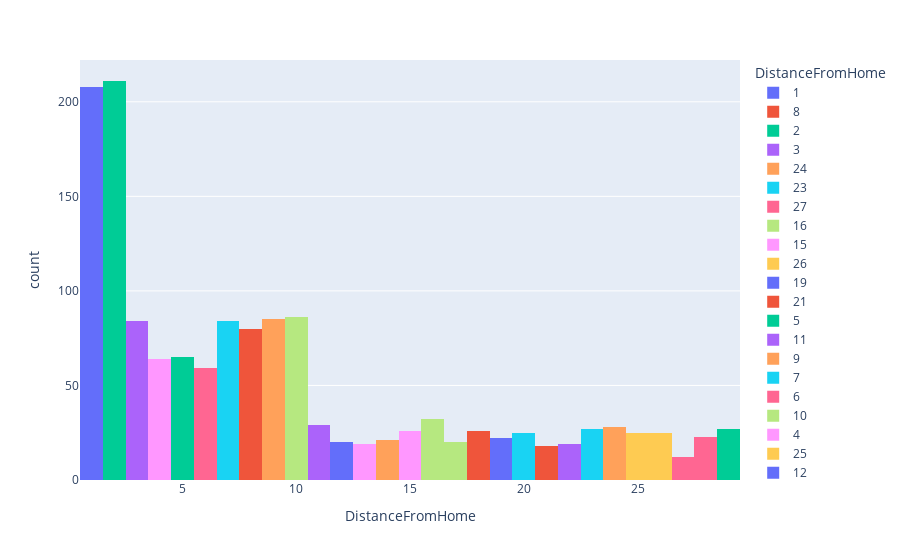

Notebook code for this chart:
### Code cell
fig = px.histogram(df_joined, x="DistanceFromHome", color = 'DistanceFromHome')
fig.show()

### Figure 1 — Plotly figure (JSON) as saved in the notebook; plotly's stock layout.template omitted (floating-point values rounded to 4 significant figures; data arrays with more than 128 entries replaced by an {"elided": "..."} marker saying what was removed)
{"data": [{"alignmentgroup": "True", "bingroup": "x", "hoverlabel": {"namelength": 0}, "hovertemplate": "DistanceFromHome=%{x}<br>count=%{y}", "legendgroup": "1", "marker": {"color": "#636efa"}, "name": "1", "offsetgroup": "1", "orientation": "v", "showlegend": true, "type": "histogram", "x": {"elided": "208 int values"}, "xaxis": "x", "yaxis": "y"}, {"alignmentgroup": "True", "bingroup": "x", "hoverlabel": {"namelength": 0}, "hovertemplate": "DistanceFromHome=%{x}<br>count=%{y}", "legendgroup": "8", "marker": {"color": "#EF553B"}, "name": "8", "offsetgroup": "8", "orientation": "v", "showlegend": true, "type": "histogram", "x": [8, 8, 8, 8, 8, 8, 8, 8, 8, 8, 8, 8, 8, 8, 8, 8, 8, 8, 8, 8, 8, 8, 8, 8, 8, 8, 8, 8, 8, 8, 8, 8, 8, 8, 8, 8, 8, 8, 8, 8, 8, 8, 8, 8, 8, 8, 8, 8, 8, 8, 8, 8, 8, 8, 8, 8, 8, 8, 8, 8, 8, 8, 8, 8, 8, 8, 8, 8, 8, 8, 8, 8, 8, 8, 8, 8, 8, 8, 8, 8], "xaxis": "x", "yaxis": "y"}, {"alignmentgroup": "True", "bingroup": "x", "hoverlabel": {"namelength": 0}, "hovertemplate": "DistanceFromHome=%{x}<br>count=%{y}", "legendgroup": "2", "marker": {"color": "#00cc96"}, "name": "2", "offsetgroup": "2", "orientation": "v", "showlegend": true, "type": "histogram", "x": {"elided": "211 int values"}, "xaxis": "x", "yaxis": "y"}, {"alignmentgroup": "True", "bingroup": "x", "hoverlabel": {"namelength": 0}, "hovertemplate": "DistanceFromHome=%{x}<br>count=%{y}", "legendgroup": "3", "marker": {"color": "#ab63fa"}, "name": "3", "offsetgroup": "3", "orientation": "v", "showlegend": true, "type": "histogram", "x": [3, 3, 3, 3, 3, 3, 3, 3, 3, 3, 3, 3, 3, 3, 3, 3, 3, 3, 3, 3, 3, 3, 3, 3, 3, 3, 3, 3, 3, 3, 3, 3, 3, 3, 3, 3, 3, 3, 3, 3, 3, 3, 3, 3, 3, 3, 3, 3, 3, 3, 3, 3, 3, 3, 3, 3, 3, 3, 3, 3, 3, 3, 3, 3, 3, 3, 3, 3, 3, 3, 3, 3, 3, 3, 3, 3, 3, 3, 3, 3, 3, 3, 3, 3], "xaxis": "x", "yaxis": "y"}, {"alignmentgroup": "True", "bingroup": "x", "hoverlabel": {"namelength": 0}, "hovertemplate": "DistanceFromHome=%{x}<br>count=%{y}", "legendgroup": "24", "marker": {"color": "#FFA15A"}, "name": "24", "offsetgroup": "24", "orientation": "v", "showlegend": true, "type": "histogram", "x": [24, 24, 24, 24, 24, 24, 24, 24, 24, 24, 24, 24, 24, 24, 24, 24, 24, 24, 24, 24, 24, 24, 24, 24, 24, 24, 24, 24], "xaxis": "x", "yaxis": "y"}, {"alignmentgroup": "True", "bingroup": "x", "hoverlabel": {"namelength": 0}, "hovertemplate": "DistanceFromHome=%{x}<br>count=%{y}", "legendgroup": "23", "marker": {"color": "#19d3f3"}, "name": "23", "offsetgroup": "23", "orientation": "v", "showlegend": true, "type": "histogram", "x": [23, 23, 23, 23, 23, 23, 23, 23, 23, 23, 23, 23, 23, 23, 23, 23, 23, 23, 23, 23, 23, 23, 23, 23, 23, 23, 23], "xaxis": "x", "yaxis": "y"}, {"alignmentgroup": "True", "bingroup": "x", "hoverlabel": {"namelength": 0}, "hovertemplate": "DistanceFromHome=%{x}<br>count=%{y}", "legendgroup": "27", "marker": {"color": "#FF6692"}, "name": "27", "offsetgroup": "27", "orientation": "v", "showlegend": true, "type": "histogram", "x": [27, 27, 27, 27, 27, 27, 27, 27, 27, 27, 27, 27], "xaxis": "x", "yaxis": "y"}, {"alignmentgroup": "True", "bingroup": "x", "hoverlabel": {"namelength": 0}, "hovertemplate": "DistanceFromHome=%{x}<br>count=%{y}", "legendgroup": "16", "marker": {"color": "#B6E880"}, "name": "16", "offsetgroup": "16", "orientation": "v", "showlegend": true, "type": "histogram", "x": [16, 16, 16, 16, 16, 16, 16, 16, 16, 16, 16, 16, 16, 16, 16, 16, 16, 16, 16, 16, 16, 16, 16, 16, 16, 16, 16, 16, 16, 16, 16, 16], "xaxis": "x", "yaxis": "y"}, {"alignmentgroup": "True", "bingroup": "x", "hoverlabel": {"namelength": 0}, "hovertemplate": "DistanceFromHome=%{x}<br>count=%{y}", "legendgroup": "15", "marker": {"color": "#FF97FF"}, "name": "15", "offsetgroup": "15", "orientation": "v", "showlegend": true, "type": "histogram", "x": [15, 15, 15, 15, 15, 15, 15, 15, 15, 15, 15, 15, 15, 15, 15, 15, 15, 15, 15, 15, 15, 15, 15, 15, 15, 15], "xaxis": "x", "yaxis": "y"}, {"alignmentgroup": "True", "bingroup": "x", "hoverlabel": {"namelength": 0}, "hovertemplate": "DistanceFromHome=%{x}<br>count=%{y}", "legendgroup": "26", "marker": {"color": "#FECB52"}, "name": "26", "offsetgroup": "26", "orientation": "v", "showlegend": true, "type": "histogram", "x": [26, 26, 26, 26, 26, 26, 26, 26, 26, 26, 26, 26, 26, 26, 26, 26, 26, 26, 26, 26, 26, 26, 26, 26, 26], "xaxis": "x", "yaxis": "y"}, {"alignmentgroup": "True", "bingroup": "x", "hoverlabel": {"namelength": 0}, "hovertemplate": "DistanceFromHome=%{x}<br>count=%{y}", "legendgroup": "19", "marker": {"color": "#636efa"}, "name": "19", "offsetgroup": "19", "orientation": "v", "showlegend": true, "type": "histogram", "x": [19, 19, 19, 19, 19, 19, 19, 19, 19, 19, 19, 19, 19, 19, 19, 19, 19, 19, 19, 19, 19, 19], "xaxis": "x", "yaxis": "y"}, {"alignmentgroup": "True", "bingroup": "x", "hoverlabel": {"namelength": 0}, "hovertemplate": "DistanceFromHome=%{x}<br>count=%{y}", "legendgroup": "21", "marker": {"color": "#EF553B"}, "name": "21", "offsetgroup": "21", "orientation": "v", "showlegend": true, "type": "histogram", "x": [21, 21, 21, 21, 21, 21, 21, 21, 21, 21, 21, 21, 21, 21, 21, 21, 21, 21], "xaxis": "x", "yaxis": "y"}, {"alignmentgroup": "True", "bingroup": "x", "hoverlabel": {"namelength": 0}, "hovertemplate": "DistanceFromHome=%{x}<br>count=%{y}", "legendgroup": "5", "marker": {"color": "#00cc96"}, "name": "5", "offsetgroup": "5", "orientation": "v", "showlegend": true, "type": "histogram", "x": [5, 5, 5, 5, 5, 5, 5, 5, 5, 5, 5, 5, 5, 5, 5, 5, 5, 5, 5, 5, 5, 5, 5, 5, 5, 5, 5, 5, 5, 5, 5, 5, 5, 5, 5, 5, 5, 5, 5, 5, 5, 5, 5, 5, 5, 5, 5, 5, 5, 5, 5, 5, 5, 5, 5, 5, 5, 5, 5, 5, 5, 5, 5, 5, 5], "xaxis": "x", "yaxis": "y"}, {"alignmentgroup": "True", "bingroup": "x", "hoverlabel": {"namelength": 0}, "hovertemplate": "DistanceFromHome=%{x}<br>count=%{y}", "legendgroup": "11", "marker": {"color": "#ab63fa"}, "name": "11", "offsetgroup": "11", "orientation": "v", "showlegend": true, "type": "histogram", "x": [11, 11, 11, 11, 11, 11, 11, 11, 11, 11, 11, 11, 11, 11, 11, 11, 11, 11, 11, 11, 11, 11, 11, 11, 11, 11, 11, 11, 11], "xaxis": "x", "yaxis": "y"}, {"alignmentgroup": "True", "bingroup": "x", "hoverlabel": {"namelength": 0}, "hovertemplate": "DistanceFromHome=%{x}<br>count=%{y}", "legendgroup": "9", "marker": {"color": "#FFA15A"}, "name": "9", "offsetgroup": "9", "orientation": "v", "showlegend": true, "type": "histogram", "x": [9, 9, 9, 9, 9, 9, 9, 9, 9, 9, 9, 9, 9, 9, 9, 9, 9, 9, 9, 9, 9, 9, 9, 9, 9, 9, 9, 9, 9, 9, 9, 9, 9, 9, 9, 9, 9, 9, 9, 9, 9, 9, 9, 9, 9, 9, 9, 9, 9, 9, 9, 9, 9, 9, 9, 9, 9, 9, 9, 9, 9, 9, 9, 9, 9, 9, 9, 9, 9, 9, 9, 9, 9, 9, 9, 9, 9, 9, 9, 9, 9, 9, 9, 9, 9], "xaxis": "x", "yaxis": "y"}, {"alignmentgroup": "True", "bingroup": "x", "hoverlabel": {"namelength": 0}, "hovertemplate": "DistanceFromHome=%{x}<br>count=%{y}", "legendgroup": "7", "marker": {"color": "#19d3f3"}, "name": "7", "offsetgroup": "7", "orientation": "v", "showlegend": true, "type": "histogram", "x": [7, 7, 7, 7, 7, 7, 7, 7, 7, 7, 7, 7, 7, 7, 7, 7, 7, 7, 7, 7, 7, 7, 7, 7, 7, 7, 7, 7, 7, 7, 7, 7, 7, 7, 7, 7, 7, 7, 7, 7, 7, 7, 7, 7, 7, 7, 7, 7, 7, 7, 7, 7, 7, 7, 7, 7, 7, 7, 7, 7, 7, 7, 7, 7, 7, 7, 7, 7, 7, 7, 7, 7, 7, 7, 7, 7, 7, 7, 7, 7, 7, 7, 7, 7], "xaxis": "x", "yaxis": "y"}, {"alignmentgroup": "True", "bingroup": "x", "hoverlabel": {"namelength": 0}, "hovertemplate": "DistanceFromHome=%{x}<br>count=%{y}", "legendgroup": "6", "marker": {"color": "#FF6692"}, "name": "6", "offsetgroup": "6", "orientation": "v", "showlegend": true, "type": "histogram", "x": [6, 6, 6, 6, 6, 6, 6, 6, 6, 6, 6, 6, 6, 6, 6, 6, 6, 6, 6, 6, 6, 6, 6, 6, 6, 6, 6, 6, 6, 6, 6, 6, 6, 6, 6, 6, 6, 6, 6, 6, 6, 6, 6, 6, 6, 6, 6, 6, 6, 6, 6, 6, 6, 6, 6, 6, 6, 6, 6], "xaxis": "x", "yaxis": "y"}, {"alignmentgroup": "True", "bingroup": "x", "hoverlabel": {"namelength": 0}, "hovertemplate": "DistanceFromHome=%{x}<br>count=%{y}", "legendgroup": "10", "marker": {"color": "#B6E880"}, "name": "10", "offsetgroup": "10", "orientation": "v", "showlegend": true, "type": "histogram", "x": [10, 10, 10, 10, 10, 10, 10, 10, 10, 10, 10, 10, 10, 10, 10, 10, 10, 10, 10, 10, 10, 10, 10, 10, 10, 10, 10, 10, 10, 10, 10, 10, 10, 10, 10, 10, 10, 10, 10, 10, 10, 10, 10, 10, 10, 10, 10, 10, 10, 10, 10, 10, 10, 10, 10, 10, 10, 10, 10, 10, 10, 10, 10, 10, 10, 10, 10, 10, 10, 10, 10, 10, 10, 10, 10, 10, 10, 10, 10, 10, 10, 10, 10, 10, 10, 10], "xaxis": "x", "yaxis": "y"}, {"alignmentgroup": "True", "bingroup": "x", "hoverlabel": {"namelength": 0}, "hovertemplate": "DistanceFromHome=%{x}<br>count=%{y}", "legendgroup": "4", "marker": {"color": "#FF97FF"}, "name": "4", "offsetgroup": "4", "orientation": "v", "showlegend": true, "type": "histogram", "x": [4, 4, 4, 4, 4, 4, 4, 4, 4, 4, 4, 4, 4, 4, 4, 4, 4, 4, 4, 4, 4, 4, 4, 4, 4, 4, 4, 4, 4, 4, 4, 4, 4, 4, 4, 4, 4, 4, 4, 4, 4, 4, 4, 4, 4, 4, 4, 4, 4, 4, 4, 4, 4, 4, 4, 4, 4, 4, 4, 4, 4, 4, 4, 4], "xaxis": "x", "yaxis": "y"}, {"alignmentgroup": "True", "bingroup": "x", "hoverlabel": {"namelength": 0}, "hovertemplate": "DistanceFromHome=%{x}<br>count=%{y}", "legendgroup": "25", "marker": {"color": "#FECB52"}, "name": "25", "offsetgroup": "25", "orientation": "v", "showlegend": true, "type": "histogram", "x": [25, 25, 25, 25, 25, 25, 25, 25, 25, 25, 25, 25, 25, 25, 25, 25, 25, 25, 25, 25, 25, 25, 25, 25, 25], "xaxis": "x", "yaxis": "y"}, {"alignmentgroup": "True", "bingroup": "x", "hoverlabel": {"namelength": 0}, "hovertemplate": "DistanceFromHome=%{x}<br>count=%{y}", "legendgroup": "12", "marker": {"color": "#636efa"}, "name": "12", "offsetgroup": "12", "orientation": "v", "showlegend": true, "type": "histogram", "x": [12, 12, 12, 12, 12, 12, 12, 12, 12, 12, 12, 12, 12, 12, 12, 12, 12, 12, 12, 12], "xaxis": "x", "yaxis": "y"}, {"alignmentgroup": "True", "bingroup": "x", "hoverlabel": {"namelength": 0}, "hovertemplate": "DistanceFromHome=%{x}<br>count=%{y}", "legendgroup": "18", "marker": {"color": "#EF553B"}, "name": "18", "offsetgroup": "18", "orientation": "v", "showlegend": true, "type": "histogram", "x": [18, 18, 18, 18, 18, 18, 18, 18, 18, 18, 18, 18, 18, 18, 18, 18, 18, 18, 18, 18, 18, 18, 18, 18, 18, 18], "xaxis": "x", "yaxis": "y"}, {"alignmentgroup": "True", "bingroup": "x", "hoverlabel": {"namelength": 0}, "hovertemplate": "DistanceFromHome=%{x}<br>count=%{y}", "legendgroup": "29", "marker": {"color": "#00cc96"}, "name": "29", "offsetgroup": "29", "orientation": "v", "showlegend": true, "type": "histogram", "x": [29, 29, 29, 29, 29, 29, 29, 29, 29, 29, 29, 29, 29, 29, 29, 29, 29, 29, 29, 29, 29, 29, 29, 29, 29, 29, 29], "xaxis": "x", "yaxis": "y"}, {"alignmentgroup": "True", "bingroup": "x", "hoverlabel": {"namelength": 0}, "hovertemplate": "DistanceFromHome=%{x}<br>count=%{y}", "legendgroup": "22", "marker": {"color": "#ab63fa"}, "name": "22", "offsetgroup": "22", "orientation": "v", "showlegend": true, "type": "histogram", "x": [22, 22, 22, 22, 22, 22, 22, 22, 22, 22, 22, 22, 22, 22, 22, 22, 22, 22, 22], "xaxis": "x", "yaxis": "y"}, {"alignmentgroup": "True", "bingroup": "x", "hoverlabel": {"namelength": 0}, "hovertemplate": "DistanceFromHome=%{x}<br>count=%{y}", "legendgroup": "14", "marker": {"color": "#FFA15A"}, "name": "14", "offsetgroup": "14", "orientation": "v", "showlegend": true, "type": "histogram", "x": [14, 14, 14, 14, 14, 14, 14, 14, 14, 14, 14, 14, 14, 14, 14, 14, 14, 14, 14, 14, 14], "xaxis": "x", "yaxis": "y"}, {"alignmentgroup": "True", "bingroup": "x", "hoverlabel": {"namelength": 0}, "hovertemplate": "DistanceFromHome=%{x}<br>count=%{y}", "legendgroup": "20", "marker": {"color": "#19d3f3"}, "name": "20", "offsetgroup": "20", "orientation": "v", "showlegend": true, "type": "histogram", "x": [20, 20, 20, 20, 20, 20, 20, 20, 20, 20, 20, 20, 20, 20, 20, 20, 20, 20, 20, 20, 20, 20, 20, 20, 20], "xaxis": "x", "yaxis": "y"}, {"alignmentgroup": "True", "bingroup": "x", "hoverlabel": {"namelength": 0}, "hovertemplate": "DistanceFromHome=%{x}<br>count=%{y}", "legendgroup": "28", "marker": {"color": "#FF6692"}, "name": "28", "offsetgroup": "28", "orientation": "v", "showlegend": true, "type": "histogram", "x": [28, 28, 28, 28, 28, 28, 28, 28, 28, 28, 28, 28, 28, 28, 28, 28, 28, 28, 28, 28, 28, 28, 28], "xaxis": "x", "yaxis": "y"}, {"alignmentgroup": "True", "bingroup": "x", "hoverlabel": {"namelength": 0}, "hovertemplate": "DistanceFromHome=%{x}<br>count=%{y}", "legendgroup": "17", "marker": {"color": "#B6E880"}, "name": "17", "offsetgroup": "17", "orientation": "v", "showlegend": true, "type": "histogram", "x": [17, 17, 17, 17, 17, 17, 17, 17, 17, 17, 17, 17, 17, 17, 17, 17, 17, 17, 17, 17], "xaxis": "x", "yaxis": "y"}, {"alignmentgroup": "True", "bingroup": "x", "hoverlabel": {"namelength": 0}, "hovertemplate": "DistanceFromHome=%{x}<br>count=%{y}", "legendgroup": "13", "marker": {"color": "#FF97FF"}, "name": "13", "offsetgroup": "13", "orientation": "v", "showlegend": true, "type": "histogram", "x": [13, 13, 13, 13, 13, 13, 13, 13, 13, 13, 13, 13, 13, 13, 13, 13, 13, 13, 13], "xaxis": "x", "yaxis": "y"}], "layout": {"barmode": "relative", "legend": {"title": {"text": "DistanceFromHome"}, "tracegroupgap": 0}, "margin": {"t": 60}, "xaxis": {"anchor": "y", "categoryarray": [1, 8, 2, 3, 24, 23, 27, 16, 15, 26, 19, 21, 5, 11, 9, 7, 6, 10, 4, 25, 12, 18, 29, 22, 14, 20, 28, 17, 13], "categoryorder": "array", "domain": [0, 1], "title": {"text": "DistanceFromHome"}}, "yaxis": {"anchor": "x", "domain": [0, 1], "title": {"text": "count"}}}}
